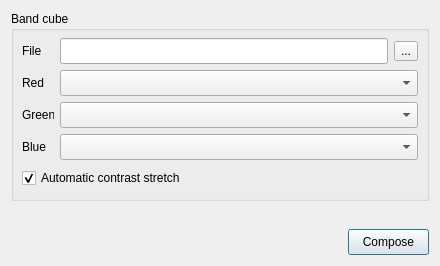
<?xml version="1.0" encoding="UTF-8"?>
<ui version="4.0">
 <class>RemoteSTruecolor</class>
 <widget class="QDialog" name="RemoteSTruecolor">
  <property name="geometry">
   <rect>
    <x>0</x>
    <y>0</y>
    <width>440</width>
    <height>266</height>
   </rect>
  </property>
  <property name="windowTitle">
   <string>True color</string>
  </property>
  <widget class="QGroupBox" name="gb_input">
   <property name="geometry">
    <rect>
     <x>11</x>
     <y>11</y>
     <width>418</width>
     <height>190</height>
    </rect>
   </property>
   <property name="title">
    <string>Band cube</string>
   </property>
   <widget class="QLabel" name="lbl_file">
    <property name="geometry">
     <rect>
      <x>11</x>
      <y>27</y>
      <width>32</width>
      <height>26</height>
     </rect>
    </property>
    <property name="text">
     <string>File</string>
    </property>
   </widget>
   <widget class="QLineEdit" name="p_file">
    <property name="geometry">
     <rect>
      <x>49</x>
      <y>27</y>
      <width>328</width>
      <height>26</height>
     </rect>
    </property>
    <property name="refresh" stdset="0">
     <bool>true</bool>
    </property>
   </widget>
   <widget class="QToolButton" name="browse_p_file">
    <property name="geometry">
     <rect>
      <x>383</x>
      <y>30</y>
      <width>24</width>
      <height>20</height>
     </rect>
    </property>
    <property name="toolTip">
     <string>Choose the band cube</string>
    </property>
    <property name="text">
     <string>...</string>
    </property>
    <property name="filter" stdset="0">
     <string>Rasters (*.tif *.tiff *.nc *.vrt *.img *.jp2);;All files (*)</string>
    </property>
   </widget>
   <widget class="QLabel" name="lbl_r">
    <property name="geometry">
     <rect>
      <x>11</x>
      <y>59</y>
      <width>32</width>
      <height>26</height>
     </rect>
    </property>
    <property name="text">
     <string>Red</string>
    </property>
   </widget>
   <widget class="QComboBox" name="p_r">
    <property name="geometry">
     <rect>
      <x>49</x>
      <y>59</y>
      <width>358</width>
      <height>26</height>
     </rect>
    </property>
   </widget>
   <widget class="QLabel" name="lbl_g">
    <property name="geometry">
     <rect>
      <x>11</x>
      <y>91</y>
      <width>32</width>
      <height>26</height>
     </rect>
    </property>
    <property name="text">
     <string>Green</string>
    </property>
   </widget>
   <widget class="QComboBox" name="p_g">
    <property name="geometry">
     <rect>
      <x>49</x>
      <y>91</y>
      <width>358</width>
      <height>26</height>
     </rect>
    </property>
   </widget>
   <widget class="QLabel" name="lbl_bl">
    <property name="geometry">
     <rect>
      <x>11</x>
      <y>123</y>
      <width>32</width>
      <height>26</height>
     </rect>
    </property>
    <property name="text">
     <string>Blue</string>
    </property>
   </widget>
   <widget class="QComboBox" name="p_bl">
    <property name="geometry">
     <rect>
      <x>49</x>
      <y>123</y>
      <width>358</width>
      <height>26</height>
     </rect>
    </property>
   </widget>
   <widget class="QCheckBox" name="p_stretch">
    <property name="geometry">
     <rect>
      <x>11</x>
      <y>155</y>
      <width>396</width>
      <height>24</height>
     </rect>
    </property>
    <property name="toolTip">
     <string>Automatic histogram stretch of each band (off: a plain min-max scale to 0-255).</string>
    </property>
    <property name="text">
     <string>Automatic contrast stretch</string>
    </property>
    <property name="checked">
     <bool>true</bool>
    </property>
   </widget>
  </widget>
  <widget class="QLabel" name="lbl_status">
   <property name="geometry">
    <rect>
     <x>11</x>
     <y>207</y>
     <width>418</width>
     <height>16</height>
    </rect>
   </property>
   <property name="text">
    <string/>
   </property>
   <property name="wordWrap">
    <bool>true</bool>
   </property>
  </widget>
  <widget class="QPushButton" name="run_compute">
   <property name="geometry">
    <rect>
     <x>348</x>
     <y>229</y>
     <width>81</width>
     <height>26</height>
    </rect>
   </property>
   <property name="text">
    <string>Compose</string>
   </property>
   <property name="busy" stdset="0">
    <string>Composing the RGB image…</string>
   </property>
  </widget>
 </widget>
 <resources/>
 <connections/>
</ui>
